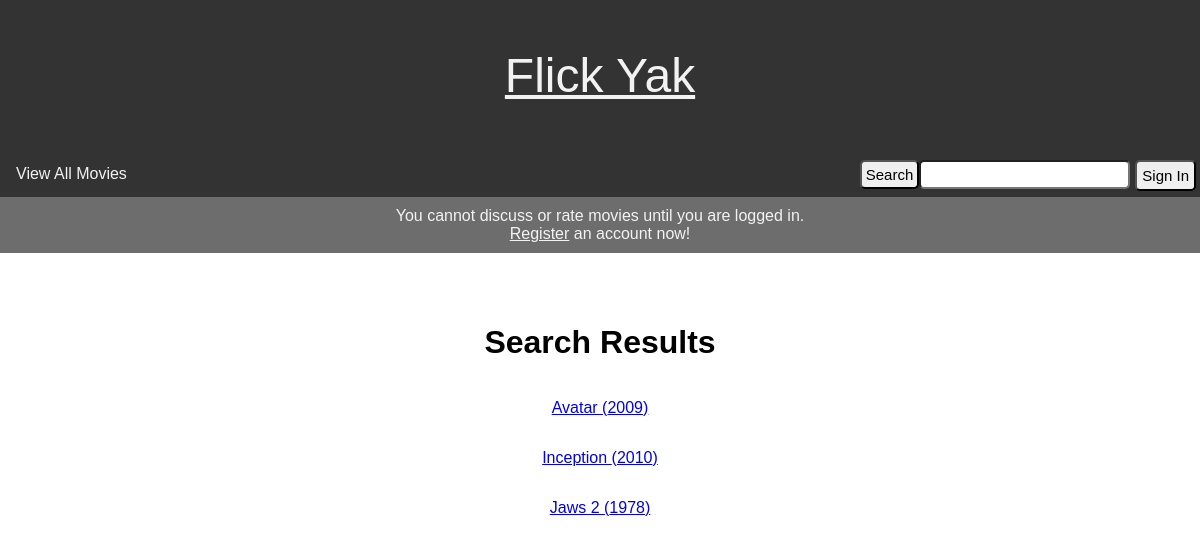
The page /views/public/all_movies.php on the database as committed earlier.
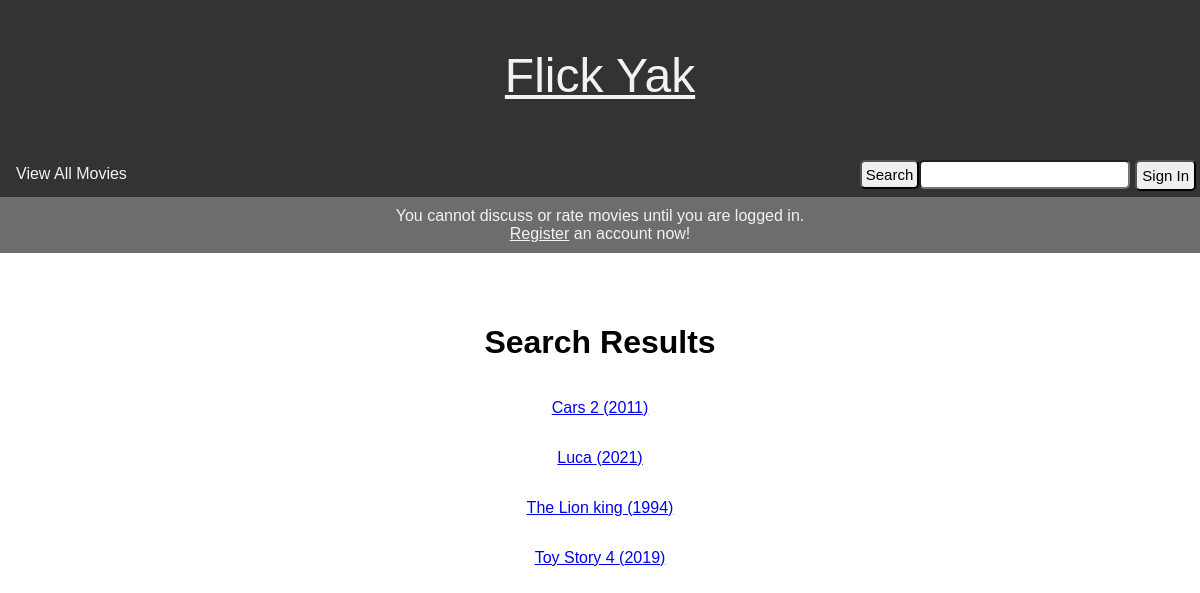
The same page on the database as committed later.
### tables this page shows
CREATE TABLE `movie` (
  `movie_id` int(11) NOT NULL,
  `movie_name` varchar(100) NOT NULL,
  `release_year` int(11) DEFAULT NULL,
  `director` varchar(100) NOT NULL,
  `writers` varchar(100) NOT NULL,
  `duration` int(11) NOT NULL,
  `summary` varchar(10000) NOT NULL
);

### views/public/all_movies.php (the view, shortened to what this page needs)
<?php
require '../../src/connect_db.php';
$results = $db->query("SELECT * FROM movie ORDER BY movie_name");
$css = '/flick-yak/css/main.css';
require_once '../common/head.php';
require_once '../common/nav.php';
echo '<h1>Search Results</h1>';
if ($results -> rowCount() > 0) {
foreach ($results as $row) {
    echo '<p><a href="../public/movie_details.php?id=' . $row['movie_id'] . '">'
        . $row['movie_name'] . ' (' . $row['release_year'] . ')</a>';
    if (isset($_SESSION['access_level']) && $_SESSION['access_level'] == 'admin') {
        echo ' <a onclick="return confirmDelete();" href="../admin/delete_movie.php?id=' . $row['movie_id'] . '">delete</a>';
    } else {
        echo '</p>';
    }
}
}else {
    echo 'No Movies';
}
echo '</div></body></html>';

### views/common/head.php (shortened to what this page needs)
<?php
echo '<!DOCTYPE html>
<html lang="en">
<head>
    <meta http-equiv="Content-Type" content="text/html; charset=UTF-8" />
    <meta http-equiv="X-UA-Compatible" content="IE=edge,chrome=1">
    <meta name="viewport" content="width=device-width, initial-scale=1.0">
    <meta name="author" content="Craig Baldry, 10494962">
    <meta name="description" content="Movie Forum">
    <script src="' . $script . '"></script>
    <link rel="stylesheet" href="'.$css.'">
    <title>' . $title . '</title>
</head>
<body>';

### views/common/nav.php (shortened to what this page needs)
<?php
$views_dir = '/flick-yak/views/';
$root_dir = '/flick-yak/';
$home = $root_dir . 'index.php';
$all_movies_link = $views_dir . 'public/all_movies.php';
$member_register = $views_dir . 'public/member_register.php';
$logout = $views_dir . 'common/logout.php';
$profile_link = $views_dir . 'member/user_profile.php?id=';
echo '<div class="header-container"><span><a href="' . $home . '">Flick Yak</a></span>';
echo '</div>';
echo '<div class="nav">';
if (!isset($_SESSION['username'])) {
    echo '<button class="sign-in-button"onclick="on()">Sign In</button>';
} else {
    echo '<div class="welcome-tag">Welcome, <a href="' . $profile_link . $_SESSION['username'] . '">' . $_SESSION['username'] . '</a> [<a href="' . $logout . '">Log Out</a>]</div>';
}
require_once __DIR__ . '/../forms/search_form.php';
echo '<a href="' . $all_movies_link . '">View All Movies</a>';
echo '</div>';
if (!isset($_SESSION['username'])) {
    echo '<div class="register-message">';
    echo '<span>You cannot discuss or rate movies until you are logged in. <br><a href="'
        . $member_register . '">Register</a> an account now!</span>';
    echo '</div>';
}
echo '<div class="content">';

### views/forms/search_form.php (shortened to what this page needs)
<?php
echo '<form name="search" action="' . $views_dir . 'public/search_results_list.php' . '" method="get" onsubmit="">';
echo '<div class="search-bar"><input type="submit" value="Search"><input type="text" name="search_movies"></div>';
echo '</form>';

### css/main.css (style rules this page uses)
body { margin: 0; font-family: Arial; }
.nav { overflow: hidden; background-color: #333; }
.nav a { float: none; display: inline-block; color: #f2f2f2; text-align: center; padding: 14px 16px; text-decoration: none; }
.search-bar { float: right; padding-top: 9px; padding-right: 5px; }
.search-bar input { border-radius: 5px; padding: 4px; font-size: 15px; }
.header-container { text-align: center; background-color: #333; margin: 0 auto; padding: 1em; font-size: 3em; }
.header-container a { color: #f2f2f2; }
.register-message { text-align: center; background-color: rgb(109, 109, 109); color: #f2f2f2; margin: 0px; padding: 10px; }
.register-message a { color: #f2f2f2; text-decoration: underline; }
.sign-in-button { float: right; margin-top: 9px; margin-right: 4px; border-radius: 5px; padding: 5px; font-size: 15px; }
.content { text-align: center; margin: 50px; overflow: auto; display: flex; flex-direction: column; align-items: center; }

Rows that differ between the two databases and show on the page:
removed movie: movie_name "Avatar", release_year "2009"
removed movie: movie_name "Inception", release_year "2010"
changed movie: movie_name "Jaws 2" → "Cars 2"; release_year "1978" → "2011"
added movie: movie_name "Luca", release_year "2021"
added movie: movie_name "The Lion king", release_year "1994"
added movie: movie_name "Toy Story 4", release_year "2019"
